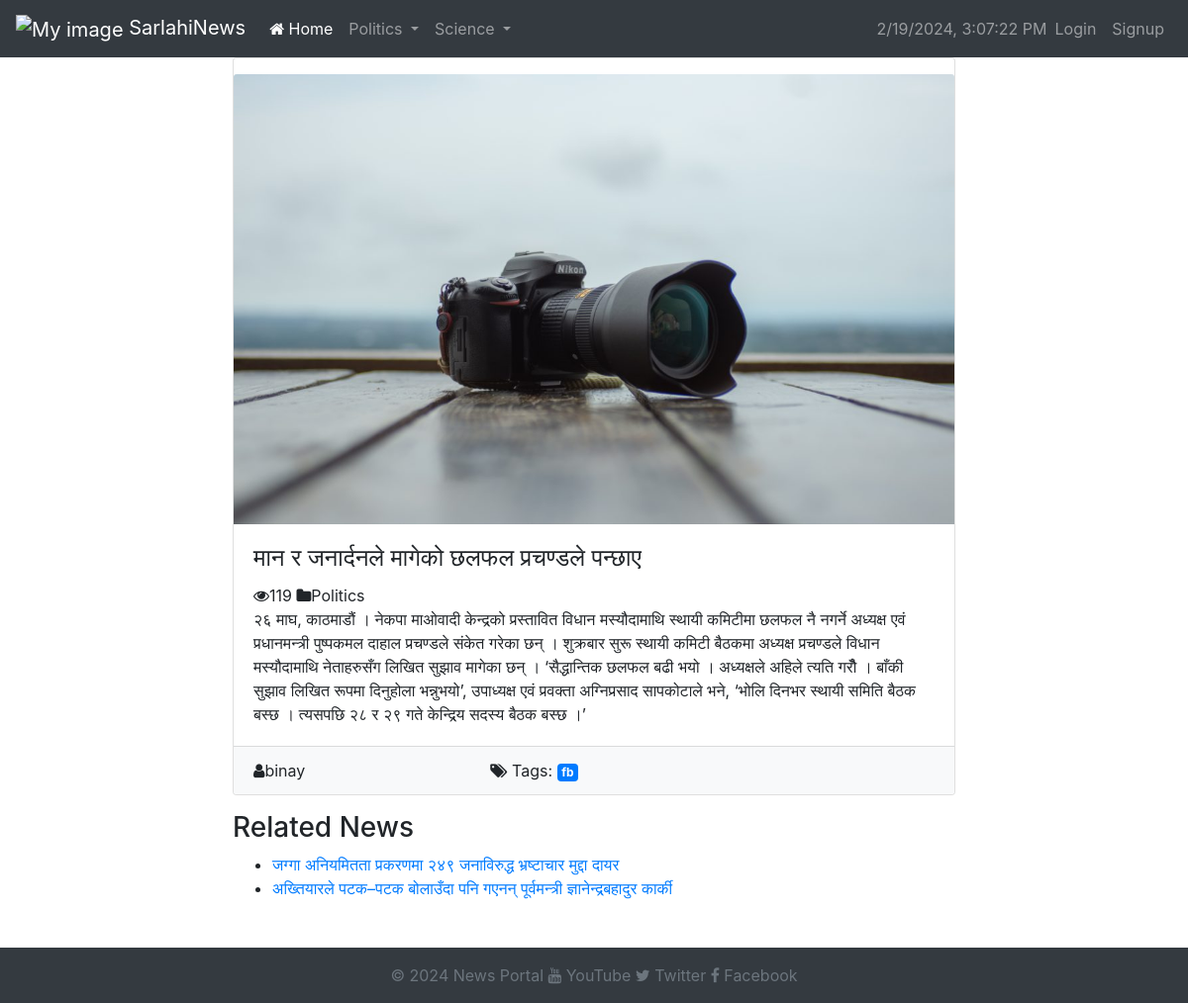
The page /articles/4/ on the database its author committed.
### articles/models.py (models this page shows, shortened)
class Category(models.Model):
    id = models.AutoField(primary_key=True)
    name = models.CharField(max_length=100)
    parent = models.ForeignKey('self', on_delete=models.CASCADE, null=True, blank=True)
    def __str__(self):
        return self.name
    class Meta:
        constraints = [
            UniqueConstraint(fields=['name', 'parent'], name='unique_name_within_parent')
        ]

class Article(models.Model):
    id = models.AutoField(primary_key=True)
    title = models.CharField(max_length=200)
    content = models.TextField()
    author = models.ForeignKey(User, on_delete=models.CASCADE, related_name='authored_articles')
    category = models.ForeignKey(Category, on_delete=models.CASCADE)
    tags = models.ManyToManyField(Tag)
    created_at = models.DateTimeField(auto_now_add=True)
    updated_at = models.DateTimeField(auto_now=True)
    views = models.IntegerField(default=0)
    likes = models.ManyToManyField(User, related_name='%(app_label)s_%(class)s_likes', blank=True)
    image = models.ImageField(upload_to='article_images/', blank=True)

class Tag(models.Model):
    id = models.AutoField(primary_key=True)
    name = models.CharField(max_length=100)

### articles/views.py (the view)
# urls.py: path('<int:id>/',article_detail, name='article_detail'),
def article_detail(request, id):
    article = get_object_or_404(Article, pk=id)
    view, created = View.objects.get_or_create(article=article)
    view.count += 1
    view.save()
    articles = Article.objects.all()
    categories = Category.objects.all()
    related_news = Article.objects.filter(category=article.category).exclude(id=article.id)[:3]
    return render(request, "articles/article_detail.html", {
        'article': article,
        'view_count': view.count,
        'categories': categories,
        'articles': articles,
        'related_news': related_news  # Pass related news to the template
    })

### articles/templates/articles/article_detail.html (shortened to what this page needs)
{% extends "website/base.html" %}
{% block content %}
<div class="row">
    <div class="col-md-8 offset-md-2">
        <div class="card">
            {% if article.image %}
            <img src="{{ article.image.url }}" class="card-img-top mt-3" alt="Article Image">
            {% endif %}
            <div class="card-body">
                <h4 class="card-title"> {{ article.title }}</h4>
                <i class="fa fa-eye"></i>{{ view_count }}
                    <i class="fa fa-folder"></i>{{ article.category }}
                <p class="card-text">{{ article.content }}</p>
            </div>
            <div class="card-footer bg-light">
                <div class="row">
                    <div class="col-md-4">
                        <i class="fa fa-user"></i>{{ article.author }}
                    </div>
                    <div class="col-md-4">
                        <i class="fa fa-tags"></i> Tags:
                        {% for tag in article.tags.all %}
                            <span class="badge badge-primary">{{ tag.name }}</span>
                        {% endfor %}
                    </div>
                </div>
            </div>
        </div>
    </div>
</div>
<div class="row mt-3">
    <div class="col-md-8 offset-md-2">
        <div class="related-news">
            <h3>Related News</h3>
            <ul>
                {% for related_article in related_news %}
                    <li><a href="{{ related_article.get_absolute_url }}">{{ related_article.title }}</a></li>
                {% endfor %}
            </ul>
        </div>
    </div>
</div>
{% endblock %}

### website/templates/website/header.html (shortened to what this page needs)
{% load static %}
<nav class="navbar navbar-expand-lg navbar-dark bg-dark">
    <a class="navbar-brand" href="#">
        <img src="{% static 'website/logo.png' %}" alt="My image" width="75">
        SarlahiNews
    </a>
    <div class="collapse navbar-collapse" id="navbarNavDropdown">
        <ul class="navbar-nav mr-auto">
            <li class="nav-item">
                <a class="nav-link active" href="{% url 'home' %}"><i class="fa fa-home"></i> Home <span class="sr-only">(current)</span></a>
            </li>
            {% for category in categories %}
                {% if not category.parent %}
                    <li class="nav-item dropdown">
                        <a class="nav-link dropdown-toggle" href="#" id="navbarDropdown{{ category.id }}" role="button" data-toggle="dropdown" aria-haspopup="true" aria-expanded="false">
                            {{ category.name }}
                        </a>
                    </li>
                {% endif %}
            {% endfor %}
        </ul>
    <div class="collapse navbar-collapse" id="navbarNavDropdown">
        <ul class="navbar-nav ml-auto">
    <span id="datetime" class="navbar-text ml-auto"></span>
            {% if user.is_authenticated %}
                <li class="nav-item">
                    <span class="nav-link">Welcome, {{ user.username }}</span>
                </li>
                <li class="nav-item">
                    <a class="nav-link" href="{% url 'logout' %}">Logout</a>
                </li>
            {% else %}
                <li class="nav-item">
                    <a class="nav-link" href="{% url 'login' %}">Login</a>
                </li>
                <li class="nav-item">
                    <a class="nav-link" href="{% url 'signup' %}">Signup</a>
                </li>
            {% endif %}
        </ul>
    </div>
    </div>
</nav>

### rows shown on the page
Category: name "Politics"
Category: name "Science"
Article: image (picture), title "मान र जनार्दनले मागेको छलफल प्रचण्डले पन्छाए", category "Politics", content "२६ माघ, काठमाडौं । नेकपा माओवादी केन्द्रको प्रस्तावित विधान मस्यौदामाथि स्थायी कमिटीमा छलफल नै नगर्ने अध्यक्ष एवं प्रधानमन्त्री पुष्पकमल दाहाल प्रचण्डले संकेत गरेका छन् । शुक्रबार सुरू स्थायी कमिटी बैठकमा अध्यक्ष प्रचण्डले विधान मस्यौदामाथि नेताहरुसँग लिखित सुझाव मागेका छन् । ‘सैद्धान्तिक छलफल बढी भयो । अध्यक्षले अहिले त्यति गरौँ । बाँकी सुझाव लिखित रूपमा दिनुहोला भन्नुभयो’, उपाध्यक्ष एवं प्रवक्ता अग्निप्रसाद सापकोटाले भने, ‘भोलि दिनभर स्थायी समिति बैठक बस्छ । त्यसपछि २८ र २९ गते केन्द्रिय सदस्य बैठक बस्छ ।’", author "binay"
Tag: name "fb"
Article: title "जग्गा अनियमितता प्रकरणमा २४९ जनाविरुद्ध भ्रष्टाचार मुद्दा दायर"
Article: title "अख्तियारले पटक–पटक बोलाउँदा पनि गएनन् पूर्वमन्त्री ज्ञानेन्द्रबहादुर कार्की"

### other values the page prints
{{ view_count }} "119"
